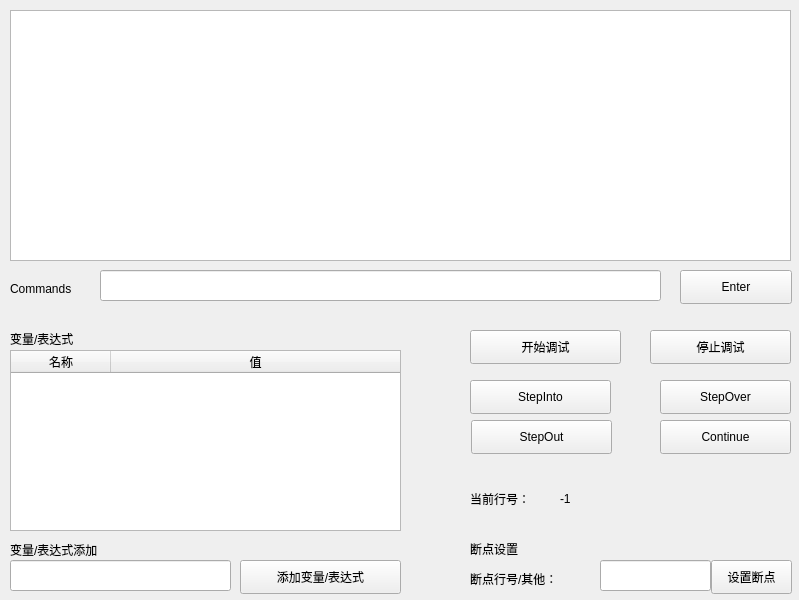
<?xml version="1.0" encoding="UTF-8"?>
<ui version="4.0">
 <class>Debuger</class>
 <widget class="QWidget" name="Debuger">
  <property name="geometry">
   <rect>
    <x>0</x>
    <y>0</y>
    <width>799</width>
    <height>600</height>
   </rect>
  </property>
  <property name="windowTitle">
   <string>Form</string>
  </property>
  <widget class="QPushButton" name="EnterButton">
   <property name="geometry">
    <rect>
     <x>680</x>
     <y>270</y>
     <width>112</width>
     <height>34</height>
    </rect>
   </property>
   <property name="styleSheet">
    <string notr="true">font: 75 14pt &quot;Consolas&quot;;</string>
   </property>
   <property name="text">
    <string>Enter</string>
   </property>
   <property name="shortcut">
    <string>Return</string>
   </property>
  </widget>
  <widget class="QTextBrowser" name="Information">
   <property name="geometry">
    <rect>
     <x>10</x>
     <y>10</y>
     <width>781</width>
     <height>251</height>
    </rect>
   </property>
  </widget>
  <widget class="QPushButton" name="Continue">
   <property name="geometry">
    <rect>
     <x>660</x>
     <y>420</y>
     <width>131</width>
     <height>34</height>
    </rect>
   </property>
   <property name="styleSheet">
    <string notr="true">font: 75 14pt &quot;Consolas&quot;;</string>
   </property>
   <property name="text">
    <string>Continue</string>
   </property>
  </widget>
  <widget class="QLineEdit" name="DisplayLine">
   <property name="geometry">
    <rect>
     <x>10</x>
     <y>560</y>
     <width>221</width>
     <height>31</height>
    </rect>
   </property>
   <property name="text">
    <string/>
   </property>
  </widget>
  <widget class="QPushButton" name="StepOut">
   <property name="geometry">
    <rect>
     <x>471</x>
     <y>420</y>
     <width>141</width>
     <height>34</height>
    </rect>
   </property>
   <property name="styleSheet">
    <string notr="true">font: 75 14pt &quot;Consolas&quot;;</string>
   </property>
   <property name="text">
    <string>StepOut</string>
   </property>
  </widget>
  <widget class="QPushButton" name="StepInto">
   <property name="geometry">
    <rect>
     <x>470</x>
     <y>380</y>
     <width>141</width>
     <height>34</height>
    </rect>
   </property>
   <property name="styleSheet">
    <string notr="true">font: 75 14pt &quot;Consolas&quot;;</string>
   </property>
   <property name="text">
    <string>StepInto</string>
   </property>
  </widget>
  <widget class="QLineEdit" name="BreakLine">
   <property name="geometry">
    <rect>
     <x>600</x>
     <y>560</y>
     <width>111</width>
     <height>31</height>
    </rect>
   </property>
   <property name="text">
    <string/>
   </property>
  </widget>
  <widget class="QPushButton" name="DisplayButton">
   <property name="geometry">
    <rect>
     <x>240</x>
     <y>560</y>
     <width>161</width>
     <height>34</height>
    </rect>
   </property>
   <property name="text">
    <string>添加变量/表达式</string>
   </property>
  </widget>
  <widget class="QPushButton" name="Stop">
   <property name="geometry">
    <rect>
     <x>650</x>
     <y>330</y>
     <width>141</width>
     <height>34</height>
    </rect>
   </property>
   <property name="styleSheet">
    <string notr="true">font: 75 14pt &quot;Consolas&quot;;</string>
   </property>
   <property name="text">
    <string>停止调试</string>
   </property>
  </widget>
  <widget class="QLabel" name="label_5">
   <property name="geometry">
    <rect>
     <x>10</x>
     <y>280</y>
     <width>81</width>
     <height>18</height>
    </rect>
   </property>
   <property name="styleSheet">
    <string notr="true">font: 75 10pt &quot;Consolas&quot;;</string>
   </property>
   <property name="text">
    <string>Commands</string>
   </property>
  </widget>
  <widget class="QLabel" name="label_3">
   <property name="geometry">
    <rect>
     <x>10</x>
     <y>540</y>
     <width>141</width>
     <height>20</height>
    </rect>
   </property>
   <property name="text">
    <string>变量/表达式添加</string>
   </property>
  </widget>
  <widget class="QPushButton" name="StepOver">
   <property name="geometry">
    <rect>
     <x>660</x>
     <y>380</y>
     <width>131</width>
     <height>34</height>
    </rect>
   </property>
   <property name="styleSheet">
    <string notr="true">font: 75 14pt &quot;Consolas&quot;;</string>
   </property>
   <property name="text">
    <string>StepOver</string>
   </property>
  </widget>
  <widget class="QLabel" name="label">
   <property name="geometry">
    <rect>
     <x>10</x>
     <y>330</y>
     <width>101</width>
     <height>18</height>
    </rect>
   </property>
   <property name="text">
    <string>变量/表达式</string>
   </property>
  </widget>
  <widget class="QLineEdit" name="EnterLine">
   <property name="geometry">
    <rect>
     <x>100</x>
     <y>270</y>
     <width>561</width>
     <height>31</height>
    </rect>
   </property>
  </widget>
  <widget class="QPushButton" name="BreakButton">
   <property name="geometry">
    <rect>
     <x>711</x>
     <y>560</y>
     <width>81</width>
     <height>34</height>
    </rect>
   </property>
   <property name="text">
    <string>设置断点</string>
   </property>
  </widget>
  <widget class="QLabel" name="label_4">
   <property name="geometry">
    <rect>
     <x>470</x>
     <y>540</y>
     <width>141</width>
     <height>18</height>
    </rect>
   </property>
   <property name="text">
    <string>断点设置</string>
   </property>
  </widget>
  <widget class="QTableWidget" name="DisplayView">
   <property name="geometry">
    <rect>
     <x>10</x>
     <y>350</y>
     <width>391</width>
     <height>181</height>
    </rect>
   </property>
   <property name="rowCount">
    <number>0</number>
   </property>
   <property name="columnCount">
    <number>2</number>
   </property>
   <attribute name="horizontalHeaderVisible">
    <bool>true</bool>
   </attribute>
   <attribute name="horizontalHeaderCascadingSectionResizes">
    <bool>false</bool>
   </attribute>
   <attribute name="horizontalHeaderShowSortIndicator" stdset="0">
    <bool>false</bool>
   </attribute>
   <attribute name="horizontalHeaderStretchLastSection">
    <bool>true</bool>
   </attribute>
   <attribute name="verticalHeaderVisible">
    <bool>false</bool>
   </attribute>
   <column>
    <property name="text">
     <string>名称</string>
    </property>
   </column>
   <column>
    <property name="text">
     <string>值</string>
    </property>
   </column>
  </widget>
  <widget class="QLabel" name="label_2">
   <property name="geometry">
    <rect>
     <x>470</x>
     <y>570</y>
     <width>131</width>
     <height>18</height>
    </rect>
   </property>
   <property name="text">
    <string>断点行号/其他：</string>
   </property>
  </widget>
  <widget class="QLabel" name="label_6">
   <property name="geometry">
    <rect>
     <x>470</x>
     <y>490</y>
     <width>91</width>
     <height>18</height>
    </rect>
   </property>
   <property name="text">
    <string>当前行号：</string>
   </property>
  </widget>
  <widget class="QLabel" name="NowLineNumber">
   <property name="geometry">
    <rect>
     <x>560</x>
     <y>490</y>
     <width>221</width>
     <height>18</height>
    </rect>
   </property>
   <property name="text">
    <string>-1</string>
   </property>
  </widget>
  <widget class="QPushButton" name="Start">
   <property name="geometry">
    <rect>
     <x>470</x>
     <y>330</y>
     <width>151</width>
     <height>34</height>
    </rect>
   </property>
   <property name="styleSheet">
    <string notr="true">font: 75 14pt &quot;Consolas&quot;;</string>
   </property>
   <property name="text">
    <string>开始调试</string>
   </property>
  </widget>
 </widget>
 <resources/>
 <connections/>
</ui>
